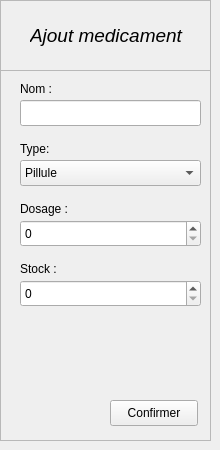
      <widget class="QWidget" name="ajout_page">
       <widget class="QLabel" name="label_9">
        <property name="geometry">
         <rect>
          <x>30</x>
          <y>20</y>
          <width>161</width>
          <height>31</height>
         </rect>
        </property>
        <property name="font">
         <font>
          <pointsize>14</pointsize>
          <italic>true</italic>
         </font>
        </property>
        <property name="text">
         <string>Ajout medicament</string>
        </property>
       </widget>
       <widget class="QFrame" name="frame_3">
        <property name="geometry">
         <rect>
          <x>0</x>
          <y>0</y>
          <width>211</width>
          <height>441</height>
         </rect>
        </property>
        <property name="frameShape">
         <enum>QFrame::StyledPanel</enum>
        </property>
        <property name="frameShadow">
         <enum>QFrame::Raised</enum>
        </property>
        <widget class="QFrame" name="frame_4">
         <property name="geometry">
          <rect>
           <x>0</x>
           <y>0</y>
           <width>211</width>
           <height>71</height>
          </rect>
         </property>
         <property name="autoFillBackground">
          <bool>false</bool>
         </property>
         <property name="frameShape">
          <enum>QFrame::StyledPanel</enum>
         </property>
         <property name="frameShadow">
          <enum>QFrame::Raised</enum>
         </property>
        </widget>
        <widget class="QLabel" name="label_10">
         <property name="geometry">
          <rect>
           <x>20</x>
           <y>80</y>
           <width>66</width>
           <height>18</height>
          </rect>
         </property>
         <property name="text">
          <string>Nom :</string>
         </property>
        </widget>
        <widget class="QLineEdit" name="new_nom">
         <property name="geometry">
          <rect>
           <x>20</x>
           <y>100</y>
           <width>181</width>
           <height>26</height>
          </rect>
         </property>
        </widget>
        <widget class="QLabel" name="label_11">
         <property name="geometry">
          <rect>
           <x>20</x>
           <y>140</y>
           <width>66</width>
           <height>18</height>
          </rect>
         </property>
         <property name="text">
          <string>Type:</string>
         </property>
        </widget>
        <widget class="QComboBox" name="new_type">
         <property name="geometry">
          <rect>
           <x>20</x>
           <y>160</y>
           <width>181</width>
           <height>26</height>
          </rect>
         </property>
         <item>
          <property name="text">
           <string>Pillule</string>
          </property>
         </item>
         <item>
          <property name="text">
           <string>Gellule</string>
          </property>
         </item>
         <item>
          <property name="text">
           <string>Sirop</string>
          </property>
         </item>
        </widget>
        <widget class="QLabel" name="label_12">
         <property name="geometry">
          <rect>
           <x>20</x>
           <y>200</y>
           <width>66</width>
           <height>18</height>
          </rect>
         </property>
         <property name="text">
          <string>Dosage :</string>
         </property>
        </widget>
        <widget class="QLabel" name="label_13">
         <property name="geometry">
          <rect>
           <x>20</x>
           <y>260</y>
           <width>66</width>
           <height>18</height>
          </rect>
         </property>
         <property name="text">
          <string>Stock :</string>
         </property>
        </widget>
        <widget class="QSpinBox" name="new_stock">
         <property name="geometry">
          <rect>
           <x>20</x>
           <y>280</y>
           <width>181</width>
           <height>27</height>
          </rect>
         </property>
         <property name="maximum">
          <number>9999</number>
         </property>
        </widget>
        <widget class="QSpinBox" name="new_dosage">
         <property name="geometry">
          <rect>
           <x>20</x>
           <y>220</y>
           <width>181</width>
           <height>27</height>
          </rect>
         </property>
         <property name="maximum">
          <number>9999</number>
         </property>
        </widget>
        <widget class="QPushButton" name="new_confirm_btn">
         <property name="geometry">
          <rect>
           <x>110</x>
           <y>400</y>
           <width>88</width>
           <height>26</height>
          </rect>
         </property>
         <property name="text">
          <string>Confirmer</string>
         </property>
        </widget>
       </widget>
      </widget>
